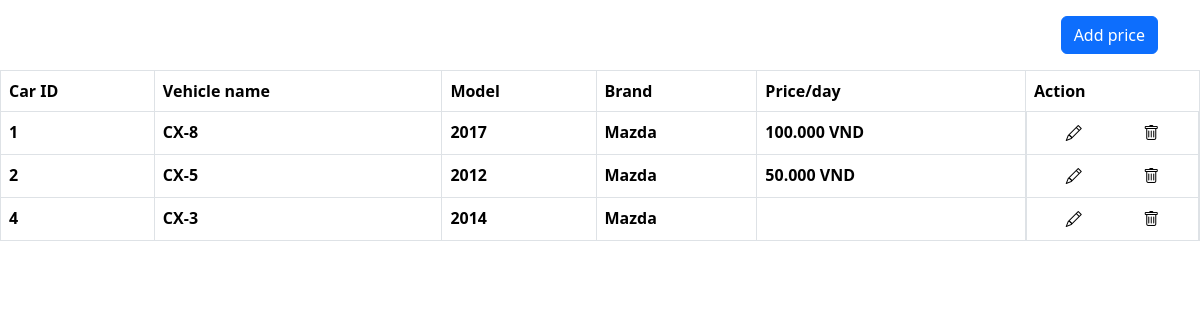
The page /managePrice.php on the database its author committed.
### tables this page shows
CREATE TABLE `vehicle` (
  `VehicleID` int(11) NOT NULL,
  `vehiclesTitle` varchar(50) DEFAULT NULL,
  `pricePerDay` varchar(50) DEFAULT NULL,
  `vehiclesOverview` varchar(50) DEFAULT NULL,
  `features` varchar(255) DEFAULT NULL,
  `photoURL` varchar(255) DEFAULT NULL,
  `availability` varchar(25) DEFAULT NULL,
  `modelYear` int(11) DEFAULT NULL,
  `BrandID` int(11) DEFAULT NULL,
  `ProviderID` int(11) DEFAULT NULL
);

CREATE TABLE `brand` (
  `BrandID` int(11) NOT NULL,
  `brandName` varchar(50) DEFAULT NULL
);

### connection.php (called while the page is built, shortened)
<?php
    function connToDb(){
        $host = "localhost";
        $user = "root";
        $passwd = "";
        $db = "rad_ft";
        $con = new mysqli($host,$user,$passwd,$db);
        return $con;
    }
    function getPrice(){
        $query="SELECT `vehicle`.`VehicleID`, `vehicle`.`vehiclesTitle`, `vehicle`.`modelYear`, `brand`.`brandName`, `vehicle`.`pricePerDay`,`vehicle`.`availability`
                FROM `vehicle`
	                    LEFT JOIN `brand` ON `vehicle`.`BrandID` = `brand`.`BrandID`;";
        $conn=connToDb();
        $stmt=$conn->prepare($query);
        if(!$stmt->execute()){
            return null;
        }else{
            $data=$stmt->get_result();
            $item=[];
            for($i=1;$i<=$data->num_rows;$i++){
                $item[]=$data->fetch_assoc();
            }
        }
        return $item;
    }
?>

### managePrice.php (the view, shortened to what this page needs)
<?php
include_once('connection.php');
$data=getPrice();
?>
<!DOCTYPE html>
<html lang="en">
<head>
    <link rel="stylesheet" href="./css/style.css">
    <link rel="stylesheet" href="./js/">
    <link rel="stylesheet" href="./image/">
    <link href="https://cdn.jsdelivr.net/npm/bootstrap@5.3.3/dist/css/bootstrap.min.css" rel="stylesheet">
    <link rel="stylesheet" href="https://cdn.jsdelivr.net/npm/bootstrap-icons@1.11.3/font/bootstrap-icons.min.css">
</head>
<body>
    <div class="container mt-3 mb-3">
        <div class="row">
            <div class="col-sm-8 ml-auto">
            </div>
            <div class="col-sm-2"></div>
            <div class="col-sm-2  d-flex justify-content-end">
                <button type="button" class="btn btn-primary" data-bs-toggle="modal" data-bs-target="#addPrice">Add price</button>
            </div>
        </div>
    </div>
    <table class="table table-bordered">
        <tr>
            <th>Car ID</th>
            <th>Vehicle name</th>
            <th>Model</th>
            <th>Brand</th>
            <th>Price/day</th>
            <th>Action</th>
        </tr>
        <?php
            foreach($data as $i){
        ?>
            <tr>
                <th><?=$i['VehicleID']?></th>
                <th><?=$i['vehiclesTitle']?></th>
                <th><?=$i['modelYear']?></th>
                <th><?=$i['brandName']?></th>
                <th><?=$i['pricePerDay']?></th>
                <th class="d-flex justify-content-around">
                    <button class="button edit-btn" style="border: 0; background-color:white;" data-bs-toggle="modal" data-bs-target="#editPrice">
                        <i class="bi bi-pencil"></i>
                    </button>
                    <button class="button delete-btn" style="border: 0; background-color:white;" data-bs-toggle="modal" data-bs-target="#deletePrice">
                        <i class="bi bi-trash"></i>
                    </button>
                </th>
            </tr>
        <?php
        }
        ?>
    </table>
</body>
</html>

### css/style.css (style rules this page uses)
table, th, td { border:1px solid black; }

### rows shown on the page
vehicle: VehicleID "1", vehiclesTitle "CX-8", modelYear "2017", BrandID.brandName "Mazda", pricePerDay "100.000 VND"
vehicle: VehicleID "2", vehiclesTitle "CX-5", modelYear "2012", BrandID.brandName "Mazda", pricePerDay "50.000 VND"
vehicle: VehicleID "4", vehiclesTitle "CX-3", modelYear "2014", BrandID.brandName "Mazda"
